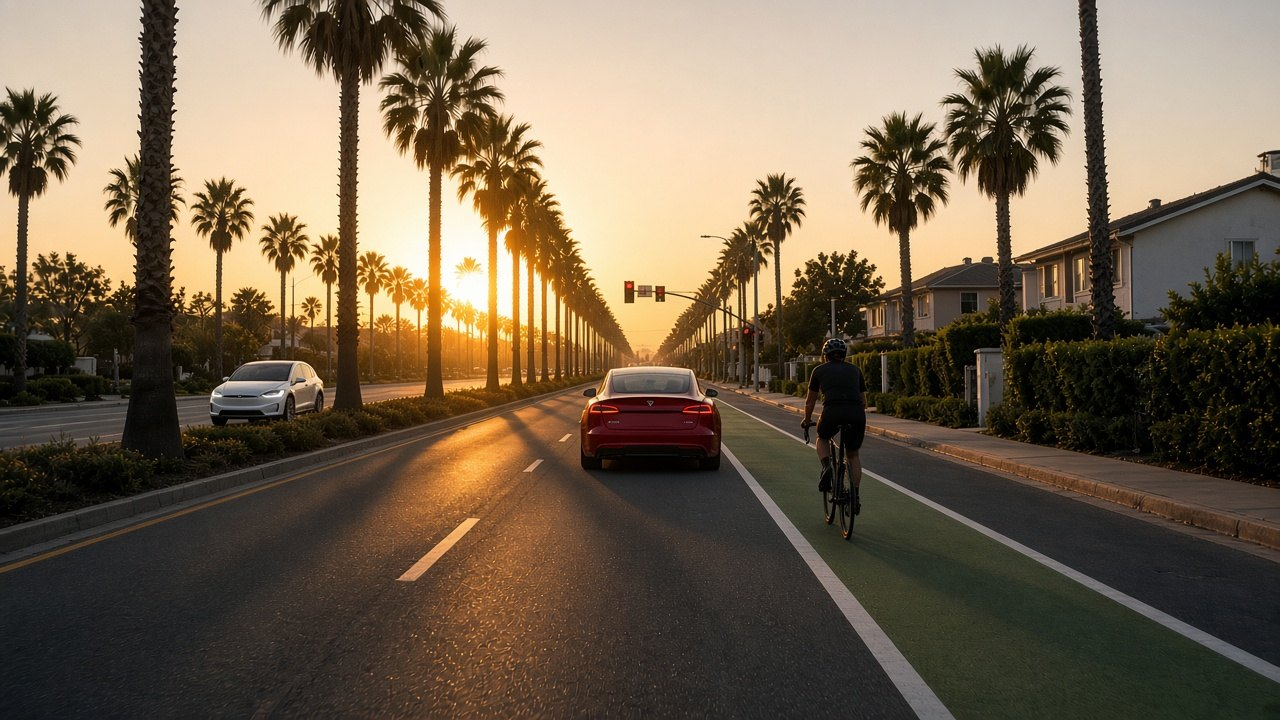
#> input picture tools/mock-stills/front.jpg, 1280 x 720 px; its folder holds 4 pictures in this run
$ python make-wb-footage.py
#> lines starting #> are read from the running program, lines starting #| are printed output that depends on the picture
#!/usr/bin/env python3
"""make-wb-footage.py — synthetic night event for the white-balance test (test/white-balance.js).
Four cameras (front, back, left + right mirror/repeater) under a warm ~3000 K streetlight cast: the mock stills are
darkened and tinted in linear light, and the scene MOVES (it scrolls past, with a small bob), like driving.
Each mirror camera sees the white car body as a dim sliver along its OUTER edge, like the real cameras: the left
repeater along the far LEFT of its image, the right repeater along the far RIGHT, from ~18 % down, ~1 % wide at the
top widening to ~6.5 % at the bottom, ending at a dark fender line. The body does not move (static noise texture only).
Dim paint (sRGB ≈ 100, 70, 40: no bright highlight), a small clipped specular spot, and a red lamp reflection on the
left-mirror body at 4.0–4.5 s (strongly red: the hue gate must drop it).
NOPAINT=1 → the same moving night scene without any body at the edge (the 'Looking for your white paint' case).
Usage: [NOPAINT=1] [CCT=3000] python3 tools/make-wb-footage.py /tmp/wb-samples      — needs ffmpeg + Pillow + numpy."""
import json, os, sys, subprocess
import numpy as np
from PIL import Image
HERE = os.path.dirname(os.path.abspath(__file__))
OUT = sys.argv[1] if len(sys.argv) > 1 else "/tmp/wb-samples"
NOPAINT = os.environ.get("NOPAINT") == "1"
CCT = float(os.environ.get("CCT", "3000"))
STAMP = "2026-10-20_21-00-00" if not NOPAINT else "2026-10-20_21-10-00"
W, H, FPS, SEC = 960, 720, 24, 8
FLASH = (4.0, 4.5)
PAINT = 0.12                    # night: dim paint, linear level → sRGB ≈ (97, 68, 38) under the cast
RED = (0.32, 0.035, 0.008)      # red lamp reflection on the body (sRGB ≈ 153, 52, 12): R/G ≈ 3
BODY = (0.18, 0.012, 0.065)     # body sliver: starts at 18 % of the height, 1.2 % wide there, 6.5 % wide at the bottom
SCROLL = 5                      # scene scroll, px per frame (the world moves, the body doesn't)

def planck_xy(T):   # Kim et al. cubic fit of the Planckian locus
    if T <= 4000: x = -0.2661239e9 / T**3 - 0.2343589e6 / T**2 + 0.8776956e3 / T + 0.179910
    else: x = -3.0258469e9 / T**3 + 2.1070379e6 / T**2 + 0.2226347e3 / T + 0.240390
    if T <= 2222: y = -1.1063814 * x**3 - 1.34811020 * x**2 + 2.18555832 * x - 0.20219683
    elif T <= 4000: y = -0.9549476 * x**3 - 1.37418593 * x**2 + 2.09137015 * x - 0.16748867
    else: y = 3.0817580 * x**3 - 5.87338670 * x**2 + 3.75112997 * x - 0.37001483
    return x, y
def cast_lin(T):
    x, y = planck_xy(T); X, Y, Z = x / y, 1.0, (1 - x - y) / y
    M = np.array([[3.2406, -1.5372, -0.4986], [-0.9689, 1.8758, 0.0415], [0.0557, -0.2040, 1.0570]])
    c = np.clip(M @ np.array([X, Y, Z]), 1e-4, None); return c / c.max()
def to_lin(a): a = a / 255.0; return np.where(a <= 0.04045, a / 12.92, ((a + 0.055) / 1.055) ** 2.4)
def to_srgb(l): l = np.clip(l, 0, 1); return np.where(l <= 0.0031308, l * 12.92, 1.055 * l ** (1 / 2.4) - 0.055) * 255.0

CAST = cast_lin(CCT)
def base(still):
#> called with still = 'front.jpg'
    im = Image.open(os.path.join(HERE, "mock-stills", still)).convert("RGB").resize((W, H))
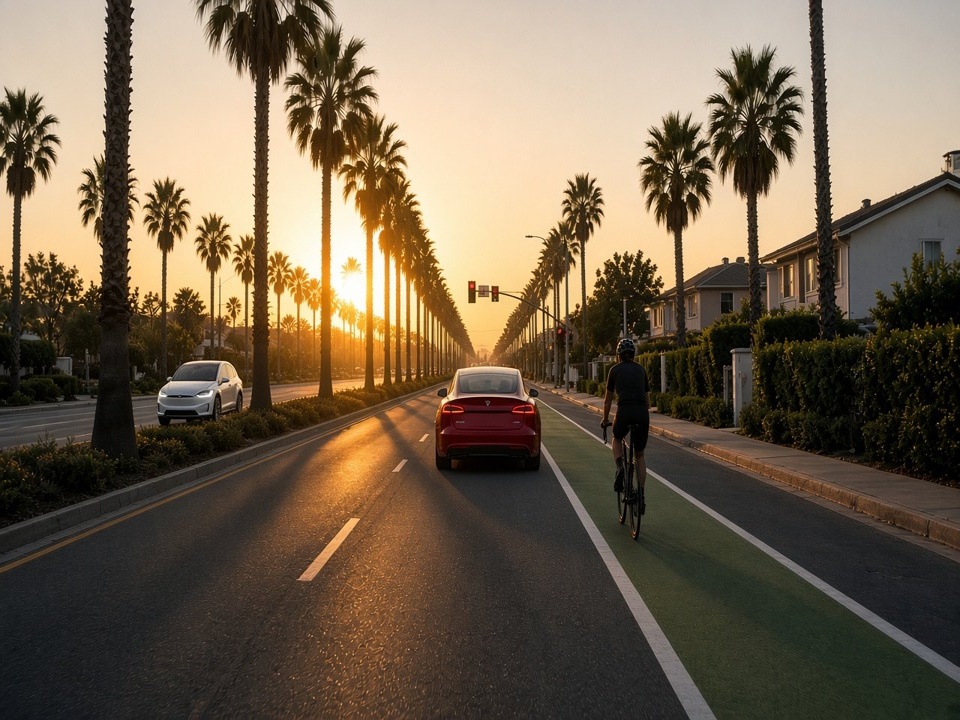
#> im: PIL image 960x720 RGB; mean R, G, B 114.6, 98.8, 78.6
    return to_lin(np.asarray(im, dtype=np.float64)) * 0.10 * CAST   # night: dim, everything lit by the streetlight
#> in to_lin, `return np.where(a <= 0.04045, a / 12.92, ((a + 0.055) / 1.055) ** 2.4)`:
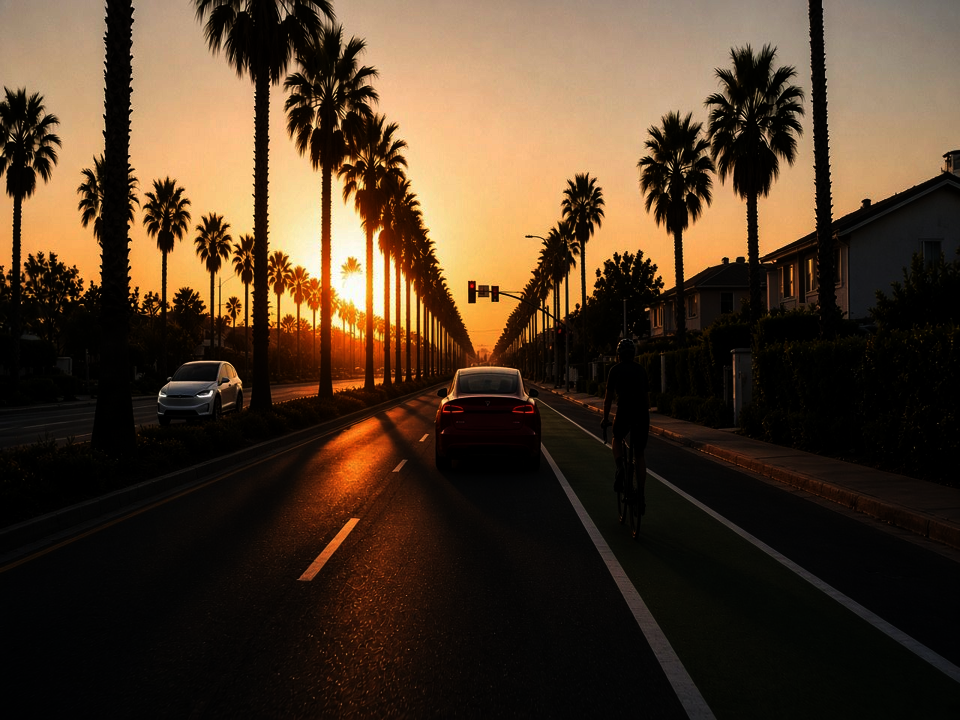
#> returned value: shape (720, 960, 3) float64; mean of channels 0, 1, 2 0.303, 0.228, 0.155; drawn as R, G, B
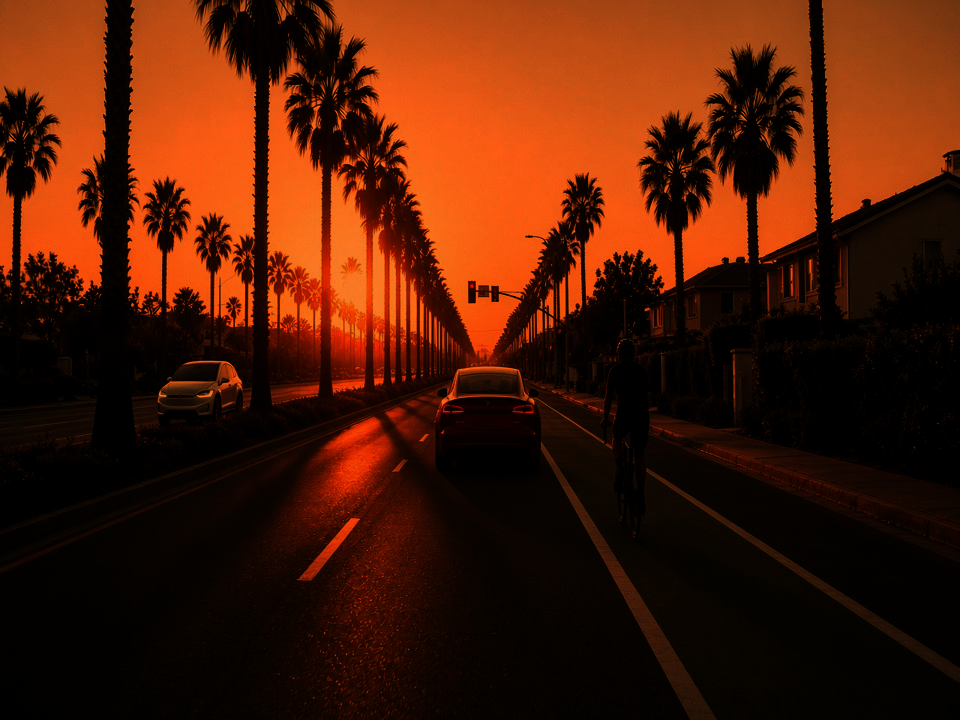
#> returned value: shape (720, 960, 3) float64; mean of channels 0, 1, 2 0.0303, 0.0109, 0.00239; drawn with min black and max white

def body_width(y):
    f = (y / H - BODY[0]) / (1 - BODY[0])
    return 0 if f < 0 else int(round(W * (BODY[1] + (BODY[2] - BODY[1]) * f)))

RNG = np.random.default_rng(7)
TEX = RNG.normal(0, 0.006, (H, W))                                  # static paint texture (the same every frame)

def paint(lin_img, cam, t):
    for y in range(H):
        bw = body_width(y)
        if bw <= 0: continue
        yy = y / H
        level = PAINT * (0.85 + 0.35 * (yy - BODY[0])) + TEX[y, :bw]   # dim, a little brighter lower down
        row = np.clip(level, 0, 1)[:, None] * CAST[None, :]
        if cam == "left_repeater" and FLASH[0] <= t < FLASH[1] and 0.55 < yy < 0.75: row[:] = np.array(RED)[None, :]
        if 0.62 < yy < 0.635 and bw > 8: row[2:6] = 1.2                    # small clipped specular spot
        seam = 0.004 * CAST
        if cam == "left_repeater": lin_img[y, :bw] = row; lin_img[y, bw:bw + 4] = seam
        else: lin_img[y, W - bw:] = row[::-1]; lin_img[y, W - bw - 4:W - bw] = seam
    return lin_img

def encode(cam, path):
    b = base(cam + ".jpg")
#> (the run stopped early here; a loop or call above may not have finished)
